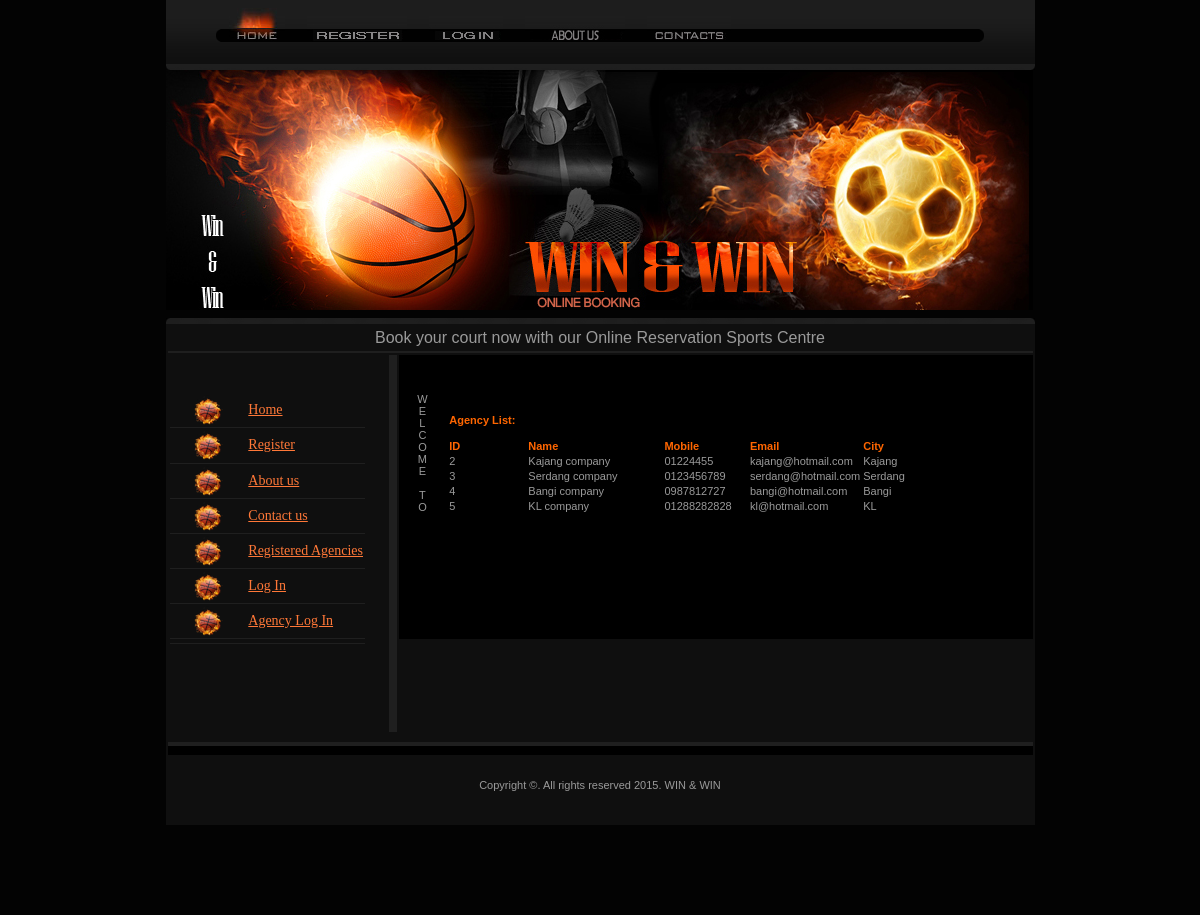
Screenshot of /agency.php with the database file from the repository.
### tables this page shows
CREATE TABLE `company` (
  `id` int(11) NOT NULL auto_increment,
  `comname` varchar(25) NOT NULL,
  `contact` varchar(25) NOT NULL,
  `email` varchar(25) NOT NULL,
  `city` varchar(33) NOT NULL,
  `password` varchar(25) NOT NULL,
  `regdate` varchar(22) NOT NULL,
  PRIMARY KEY  (`id`)
);

### agency.php (the view, shortened to what this page needs)
<!DOCTYPE HTML PUBLIC "-//W3C//DTD HTML 4.01 Transitional//EN"
"http://www.w3.org/TR/html4/loose.dtd">
<html>
<head>
<link type="text/css" rel="stylesheet" href="style.css" />
</head>
<body>
<table cellpadding="0" cellspacing="0" border="0">
<tr><td>
	<div id="top">
		<div id="menu">
			<ul>
				<li><a href="index.php" class="but1" id="active"><img src="images/spacer.gif" alt="" width="56" height="13" /></a></li>
				<li><a href="register.php" class="but2"><img src="images/spacer.gif" alt="" width="100" height="13" /></a></li>
				<li><a href="login.php" class="but3"><img src="images/spacer.gif" alt="" width="74" height="13" /></a></li>
				<li><a href="aboutus.php" class="but4"><img src="images/spacer.gif" alt="" width="100" height="13" /></a></li>
				<li><a href="contactus.php" class="but7"><img src="images/spacer.gif" alt="" width="84" height="13" /></a></li>
			</ul>
		</div>
	</div>
	<div id="header" class="home">
	  </div>
	<div id="wrapper" class="style1">
	  <table width="100%" height="501" border="0" cellpadding="2" cellspacing="2" bgcolor="#0F0F0F">
          <tr>
            <td height="23" colspan="3" bgcolor="#0F0F0F"><marquee behavior="alternate">
            <div align="center" class="style3"> Book your court now with our Online Reservation Sports Centre </div>
            </marquee></td>
          </tr>
          <tr>
            <td colspan="3"><hr color="#1F1F1F" /></td>
          </tr>
          <tr>
            <td width="219"><table width="128%" height="225" border="0" align="center" cellpadding="2" cellspacing="2">
              <tr>
                <td width="28%" height="27"><div align="center"><img src="images/link.png" width="30" height="30"  /></div></td>
                <td width="72%"><a href="index.php" class="style2">Home</a></td>
              </tr>
              <tr>
                <td height="1" colspan="2" valign="top"><hr align="left" width="70%" size="1" color="#1F1F1F"/></td>
                </tr>
              <tr>
                <td height="31"><div align="center"><img src="images/link.png" alt="l" width="30" height="30"  /></div></td>
                <td>
				<? if ($_SESSION["logged"] == "YES") echo '<a href="profile.php?id='. $_SESSION["userid"].'" class="style2">My Profile</a>' ; else echo '<a href="register.php" class="style2">Register</a>'; ?>
				</td>
              </tr>
			  <tr>
                <td height="1" colspan="2" valign="top"><hr align="left" width="70%" size="1" color="#1F1F1F"/></td>
                </tr>
              <tr>
                <td height="27"><div align="center"><img src="images/link.png" alt="left" width="30" height="30"  /></div></td>
                <td><a href="aboutus.php" class="style2">About us </a></td>
              </tr>
			  <tr>
                <td height="1" colspan="2" valign="top"><hr align="left" width="70%" size="1" color="#1F1F1F"/></td>
                </tr>
              <tr>
                <td height="27"><div align="center"><img src="images/link.png" alt="left" width="30" height="30"  /></div></td>
                <td><a href="contactus.php" class="style2">Contact us </a></td>
              </tr>
			  <tr>
                <td height="1" colspan="2" valign="top"><hr align="left" width="70%" size="1" color="#1F1F1F"/></td>
                </tr>
				<tr>
                <td height="27"><div align="center"><img src="images/link.png" alt="left" width="30" height="30"  /></div></td>
                <td><a href="contactus.php" class="style2">Registered Agencies </a></td>
              </tr>
			  <tr>
                <td height="1" colspan="2" valign="top"><hr align="left" width="70%" size="1" color="#1F1F1F"/></td>
                </tr>
              <tr>
                <td height="27"><div align="center"><img src="images/link.png" alt="l" width="30" height="30"  /></div></td>
                <td><? if ($_SESSION["logged"] == "YES") echo '<a href="logout.php" class="style2">Log out</a>' ; else echo '<a href="login.php" class="style2">Log In </a>'; ?></td>
              </tr>
              <tr>
                <td height="1" colspan="2" valign="top"><hr align="left" width="70%" size="1" color="#1F1F1F"/></td>
                </tr>
               <tr>
                <td height="27"><div align="center"><img src="images/link.png" alt="l" width="30" height="30"  /></div></td>
                <td><? if ($_SESSION["comlogged"] == "YES") echo '<a href="logout.php" class="style2">Log out</a>' ; else echo '<a href="comlogin.php" class="style2">Agency Log In </a>'; ?></td>
              </tr>
			  <tr>
                <td height="1" colspan="2" valign="top"><hr align="left" width="70%" size="1" color="#1F1F1F"/></td>
                </tr>
				 <tr>
                <td height="1" colspan="2" valign="top"><hr align="left" width="70%" size="1" color="#1F1F1F"/></td>
                </tr>
            </table></td>
            <td width="-4" rowspan="2" background="images/bg.jpg"></td>
            <td width="634" rowspan="2" valign="top"><table width="100%" height="284" border="0" align="center" cellpadding="2" cellspacing="2" bgcolor="#000000">
                <tr>
                  <td width="7%" height="192"><p align="center">&nbsp;</p>
                    <p align="center">&nbsp;</p>
                    <p align="center">W</p>
                    <p align="center">E</p>
                  <p align="center">L</p>
                  <p align="center">C</p>
                  <p align="center">O</p>
                  <p align="center">M</p>
                  <p align="center">E</p>
                  <p align="center">&nbsp;</p>
                  <p align="center">T</p>
                  <p align="center">O</p>
                  <p align="center">&nbsp;</p>
                  <p>&nbsp;</p></td>
                  <td colspan="2"><p>&nbsp;</p>
                    <p>&nbsp;</p>
                    <table width="79%" border="0" align="center" cellpadding="3" cellspacing="3" bordercolor="#CCCCCC">
                      <tr>
                        <td height="33" colspan="7" class="page_heading"><div align="left" class="style4">Agency List: </div></td>
                      </tr>
                      <tr>
                        <td width="23%" class="style4"><div align="left">ID</div></td>
                        <td width="38%" class="style4"><div align="left">Name</div></td>
                        <td width="20%" class="style4">Mobile</td>
                        <td width="19%" class="style4">Email</td>
                        <td width="19%" class="style4"><div align="left">City</div></td>
                      </tr>
                      <?
	   	$query = "SELECT * FROM company ";
		$result = mysql_query($query);
		while($rowApps1 = mysql_fetch_object($result))
		{
			$id    		 	 = $rowApps1->id;
			$name    	     = $rowApps1->comname;
			$contact		 = $rowApps1->contact;
			$email			 = $rowApps1->email;
			$city			 = $rowApps1->city;
	 ?>
                      <tr>
                        <td><div align="left"><? echo $id;?></div></td>
                        <td><div align="left"><? echo $name;?></div></td>
                        <td><? echo $contact;?></td>
                       <td><? echo $email;?></td>
					    <td><? echo $city;?></td>
                      </tr>
                      <?
}
?>
                      <tr>
                        <td colspan="7"><p>&nbsp;</p>
                            <p align="center"><a href="#"></a></p></td>
                      </tr>
                    </table></td>
                </tr>
                <tr>
                  <td colspan="2">&nbsp;</td>
                  <td width="50%">&nbsp;</td>
                </tr>
                <tr>
                  <td><p align="center">&nbsp;</p>
                  <p align="center">&nbsp;</p></td>
                  <td width="43%">
                    <p>&nbsp;</p></td>
                  <td><p>&nbsp;</p></td>
                </tr>
              </table>
            <p>&nbsp;</p>
            <p>&nbsp;</p></td>
          </tr>
          <tr>
            <td><div align="center">
              <p>&nbsp;</p>
              <p>&nbsp;</p>
              <p>&nbsp;</p>
            </div></td>
          </tr>
          <tr>
            <td colspan="3">
            <table width="100%" border="0" cellpadding="0" cellspacing="0" bgcolor="#0F0F0F">
              <tr>
                <td><h2 style="background-color:#000000; height:5px; color:#FFFFFF; border-top:4px solid #1f1f1f; text-align:center; padding-top:4px; font-style:normal;font-size:12px;">&nbsp;</h2> </td>
              </tr>
              <tr>
                <td valign="middle"><br/>
                  <p align="center">&nbsp;</p>
                  </td>
              </tr>
              <tr>
                <td><div align="center">
                  <p>Copyright &copy;. All rights reserved 2015. WIN &amp; WIN</p>
                  <p>&nbsp;</p>
                  <p>&nbsp;</p>
                </div></td>
              </tr>
            </table>            </td>
          </tr>
        </table>
	</div>
	</td>
</tr>
</table>
</body>
</html>

### style.css (style rules this page uses)
* { margin:0px; padding:0px; }
img { border:0px; }
html { width:100%; height:100%; background-color:#030303; }
body { width:869px; padding:0 65px; margin:0 auto; height:100%; position:relative }
html > body { height:auto; min-height:100%; }
#top { width:869px; height:70px; background-image:url(images/menu_bg2.gif); background-position:top left; background-repeat:repeat-x; }
#menu { width:869px; height:70px; background-image:url(images/top_bg.gif); background-position:bottom left; background-repeat:no-repeat; }
#menu ul { background-image:url(images/menu_bg.gif); background-position:bottom left; background-repeat:no-repeat; height:42px; width:768px; margin:0 auto; }
#menu li { height:34px; float:left; list-style-type:none; padding:8px 9px 0 13px; }
#menu li a { display:block; height:34px; float:left; }
.but1 { background-position:top left; background-repeat:no-repeat; background-image:url(images/but1.jpg); }
.but2 { background-position:top left; background-repeat:no-repeat; background-image:url(images/but2.jpg); }
.but3 { background-position:top left; background-repeat:no-repeat; background-image:url(images/but3.jpg); }
.but4 { background-position:top left; background-repeat:no-repeat; background-image:url(images/but4.jpg); }
.but7 { background-position:top left; background-repeat:no-repeat; background-image:url(images/but7.jpg); }
#active { background-position:bottom left }
#header { width:869px; background-image:url(images/header.jpg); background-position:top left; background-repeat:no-repeat; }
.home { padding:240px 0 0 0 }
#wrapper { width:869px; padding:6px 0 90px 0; background-image:url(images/footer_bg.gif); background-position:top left; background-repeat:no-repeat; overflow:hidden; font-family:Arial, Helvetica, sans-serif; font-size:11px; color:#9A9A9A; }
.style1 { margin:8px 0 0 0; }

### agency.php (style rules this page uses)
a:link { color: #FF7838; }
.style3 { font-size: 16px }
.style4 { color: #FF6600; font-weight: bold; }

### rows the page displays
company: id "2", comname "Kajang company", contact "01224455", email "kajang@hotmail.com", city "Kajang"
company: id "3", comname "Serdang company", contact "0123456789", email "serdang@hotmail.com", city "Serdang"
company: id "4", comname "Bangi company", contact "0987812727", email "bangi@hotmail.com", city "Bangi"
company: id "5", comname "KL company", contact "01288282828", email "kl@hotmail.com", city "KL"
